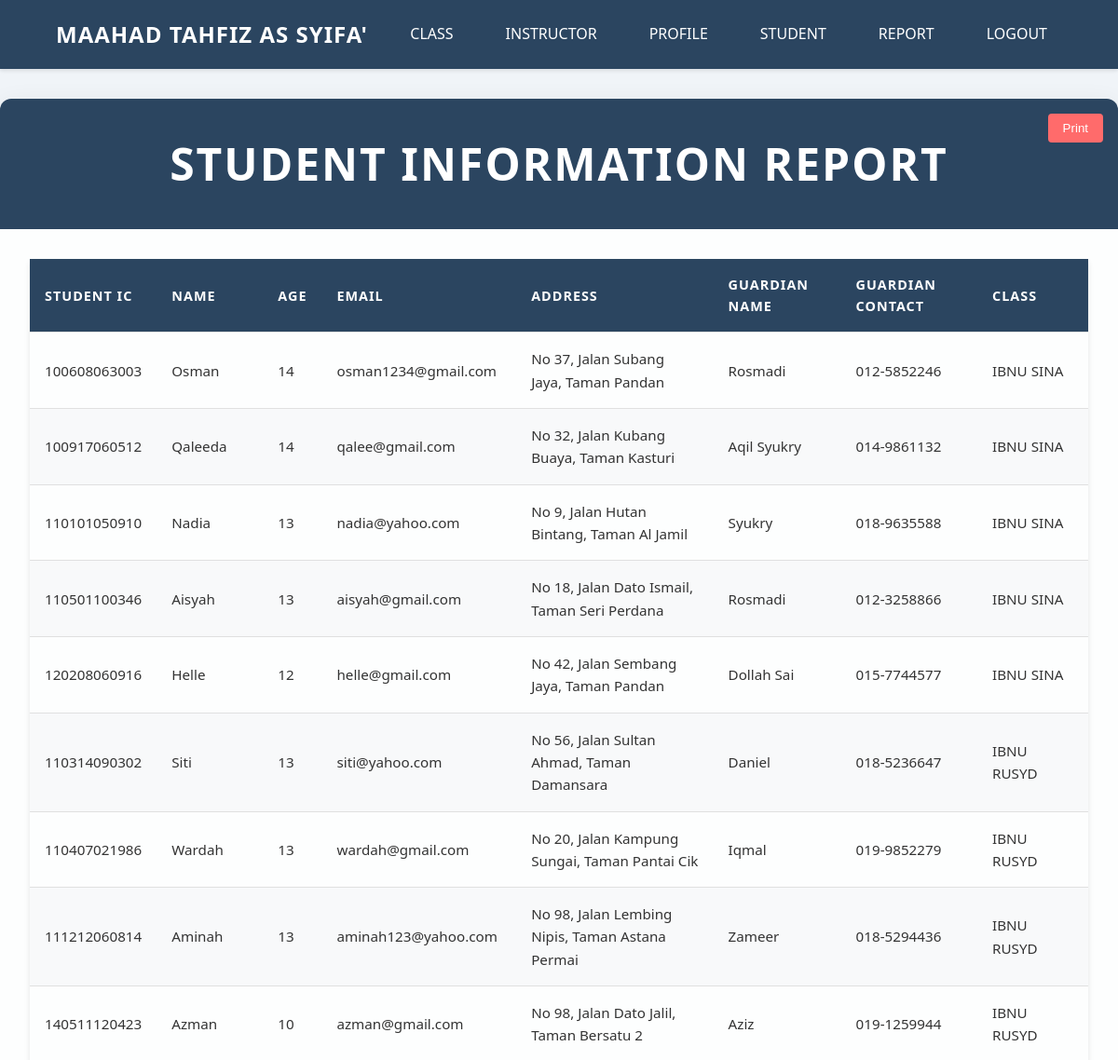
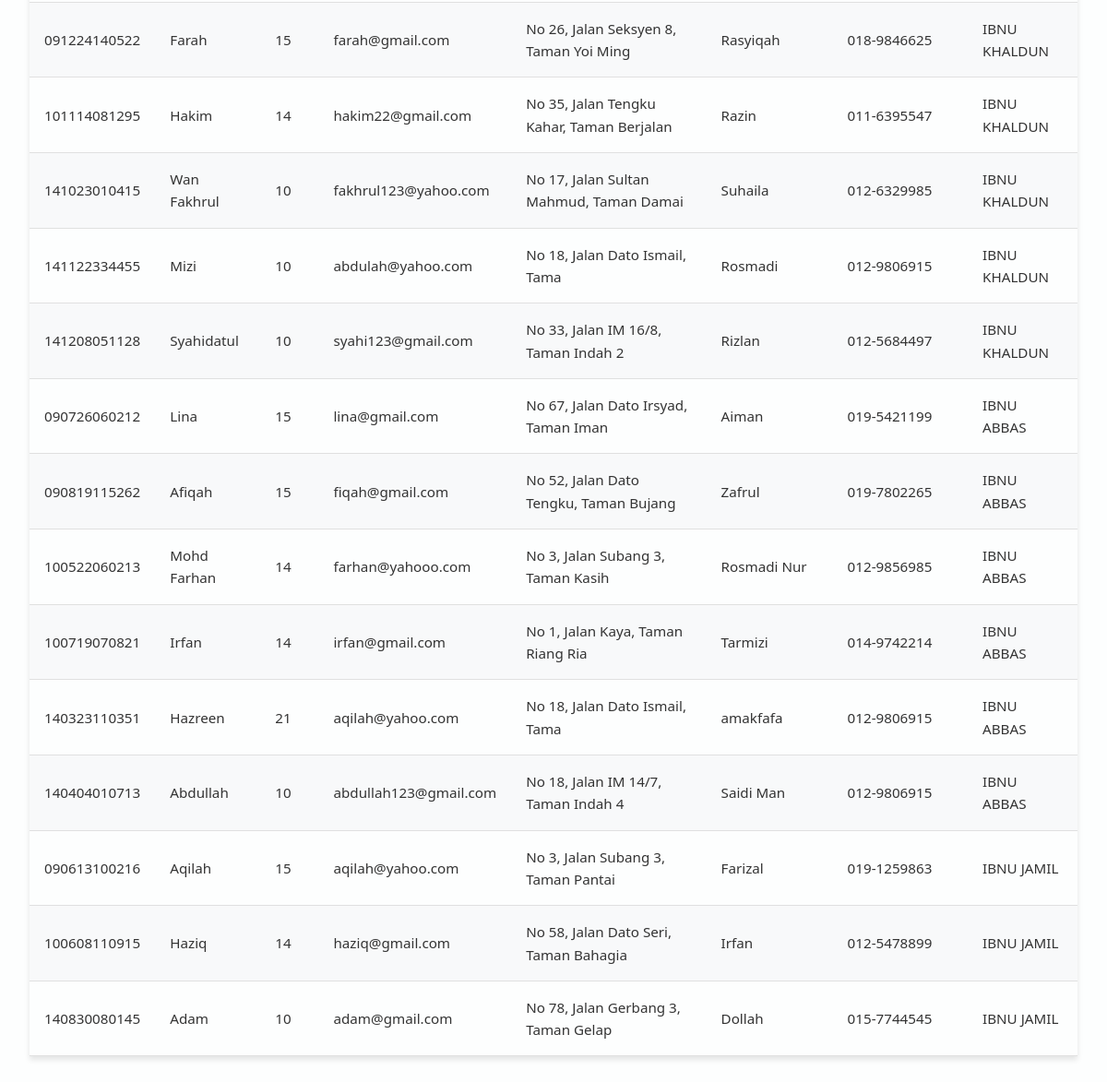
/clerkReportStudent.php (signed in), run on the app's committed database (2 pictures, top to bottom).
### tables this page shows
CREATE TABLE `student` (
  `studentIC` varchar(14) NOT NULL,
  `studentPass` varchar(255) NOT NULL,
  `studentName` varchar(30) NOT NULL,
  `studentAge` int NOT NULL,
  `studentEmail` varchar(30) NOT NULL,
  `studentAddress` varchar(100) NOT NULL,
  `guardianName` varchar(30) NOT NULL,
  `guardianContact` varchar(12) NOT NULL,
  `status` varchar(2) NOT NULL,
  `classID` varchar(10) NOT NULL
);

CREATE TABLE `class` (
  `classID` varchar(10) NOT NULL,
  `className` varchar(30) NOT NULL,
  `classCount` int NOT NULL,
  `staffID` varchar(10) NOT NULL
);

### clerkReportStudent.php (the view, shortened to what this page needs)
<?php
include_once "clerkHeader.php";
function displayStudentInformation() {
    global $conn;
    $sql = "SELECT s.*, c.className
            FROM student s
            LEFT JOIN class c ON s.classID = c.classID
            ORDER BY s.classID";
    $result = $conn->query($sql);
    if ($result->num_rows > 0) {
        echo "<table>
                <thead>
                    <tr>
                        <th>Student IC</th>
                        <th>Name</th>
                        <th>Age</th>
                        <th>Email</th>
                        <th>Address</th>
                        <th>Guardian Name</th>
                        <th>Guardian Contact</th>
                        <th>Class</th>
                    </tr>
                </thead>
                <tbody>";
        while ($row = $result->fetch_assoc()) {
            echo "<tr>
                    <td>" . htmlspecialchars($row["studentIC"]) . "</td>
                    <td>" . htmlspecialchars($row["studentName"]) . "</td>
                    <td>" . htmlspecialchars($row["studentAge"]) . "</td>
                    <td>" . htmlspecialchars($row["studentEmail"]) . "</td>
                    <td>" . htmlspecialchars($row["studentAddress"]) . "</td>
                    <td>" . htmlspecialchars($row["guardianName"]) . "</td>
                    <td>" . htmlspecialchars($row["guardianContact"]) . "</td>
                    <td>" . htmlspecialchars($row["className"] ?? 'Not Assigned') . "</td>
                </tr>";
        }
        echo "</tbody></table>";
    } else {
        echo "<p>No students found.</p>";
    }
}
?>
<!DOCTYPE html>
<html lang="en">
<head>
</head>
<body>
    <div class="report-container">
        <div class="report-header no-print">
            <h1>Student Information Report</h1>
            <button class="print-btn" onclick="handlePrint('Student Information')">Print</button>
        </div>
        <div class="report-content">
            <?php displayStudentInformation(); ?>
        </div>
    </div>
</body>
</html>

### clerkHeader.php (style rules this page uses)
:root { --primary-color: #2b4560; --secondary-color: #ffffff; --hover-color: #3a5f81; --background-color: #f0f4f8; }
* { margin: 0; padding: 0; box-sizing: border-box; }
body { font-family: 'Segoe UI', Tahoma, Geneva, Verdana, sans-serif; background-color: var(--background-color); line-height: 1.6; }

### clerkReportStudent.php (style rules this page uses)
:root { --primary-color: #2b4560; --secondary-color: #ffffff; --accent-color: #ff6b6b; --text-color: #333; --border-radius: 12px; --background-color: #f0f4f8; }
body { font-family: 'Segoe UI', Tahoma, Geneva, Verdana, sans-serif; background-color: var(--background-color); margin: 0; padding: 0; color: var(--text-color); }
.report-container { max-width: 1200px; margin: 2rem auto; background: rgba(255, 255, 255, 0.9); border-radius: var(--border-radius); box-shadow: 0 10px 30px rgba(0, 0, 0, 0.1); overflow: hidden; }
.report-header { background-color: var(--primary-color); color: var(--secondary-color); padding: 2rem; text-align: center; font-size: 1.5em; letter-spacing: 2px; text-transform: uppercase; position: relative; }
.report-header .print-btn { position: absolute; top: 1rem; right: 1rem; background-color: var(--accent-color); color: var(--secondary-color); border: none; padding: 0.5rem 1rem; border-radius: 4px; cursor: pointer; }
.report-content { padding: 2rem; }
table { width: 100%; border-collapse: separate; border-spacing: 0; margin-bottom: 2rem; box-shadow: 0 4px 6px rgba(0, 0, 0, 0.1); }
th, td { padding: 1rem; text-align: left; border-bottom: 1px solid #e0e0e0; }
th { background-color: var(--primary-color); color: var(--secondary-color); font-weight: 600; text-transform: uppercase; letter-spacing: 1px; font-size: 0.9em; }
tr:nth-child(even) { background-color: #f8f9fa; }
td { font-size: 0.95em; }

### data on the page
student: studentIC "100608063003", studentName "Osman", studentAge "14", studentEmail "osman1234@gmail.com", studentAddress "No 37, Jalan Subang Jaya, Taman Pandan", guardianName "Rosmadi", guardianContact "012-5852246", classID.className "IBNU SINA"
student: studentIC "100917060512", studentName "Qaleeda", studentAge "14", studentEmail "qalee@gmail.com", studentAddress "No 32, Jalan Kubang Buaya, Taman Kasturi", guardianName "Aqil Syukry", guardianContact "014-9861132", classID.className "IBNU SINA"
student: studentIC "110101050910", studentName "Nadia", studentAge "13", studentEmail "nadia@yahoo.com", studentAddress "No 9, Jalan Hutan Bintang, Taman Al Jamil", guardianName "Syukry", guardianContact "018-9635588", classID.className "IBNU SINA"
student: studentIC "110501100346", studentName "Aisyah", studentAge "13", studentEmail "aisyah@gmail.com", studentAddress "No 18, Jalan Dato Ismail, Taman Seri Perdana", guardianName "Rosmadi", guardianContact "012-3258866", classID.className "IBNU SINA"
student: studentIC "120208060916", studentName "Helle", studentAge "12", studentEmail "helle@gmail.com", studentAddress "No 42, Jalan Sembang Jaya, Taman Pandan", guardianName "Dollah Sai", guardianContact "015-7744577", classID.className "IBNU SINA"
student: studentIC "110314090302", studentName "Siti", studentAge "13", studentEmail "siti@yahoo.com", studentAddress "No 56, Jalan Sultan Ahmad, Taman Damansara", guardianName "Daniel", guardianContact "018-5236647", classID.className "IBNU RUSYD"
student: studentIC "110407021986", studentName "Wardah", studentAge "13", studentEmail "wardah@gmail.com", studentAddress "No 20, Jalan Kampung Sungai, Taman Pantai Cik", guardianName "Iqmal", guardianContact "019-9852279", classID.className "IBNU RUSYD"
student: studentIC "111212060814", studentName "Aminah", studentAge "13", studentEmail "aminah123@yahoo.com", studentAddress "No 98, Jalan Lembing Nipis, Taman Astana Permai", guardianName "Zameer", guardianContact "018-5294436", classID.className "IBNU RUSYD"
student: studentIC "140511120423", studentName "Azman", studentAge "10", studentEmail "azman@gmail.com", studentAddress "No 98, Jalan Dato Jalil, Taman Bersatu 2", guardianName "Aziz", guardianContact "019-1259944", classID.className "IBNU RUSYD"
student: studentIC "091224140522", studentName "Farah", studentAge "15", studentEmail "farah@gmail.com", studentAddress "No 26, Jalan Seksyen 8, Taman Yoi Ming", guardianName "Rasyiqah", guardianContact "018-9846625", classID.className "IBNU KHALDUN"
student: studentIC "101114081295", studentName "Hakim", studentAge "14", studentEmail "hakim22@gmail.com", studentAddress "No 35, Jalan Tengku Kahar, Taman Berjalan", guardianName "Razin", guardianContact "011-6395547", classID.className "IBNU KHALDUN"
student: studentIC "141023010415", studentName "Wan Fakhrul", studentAge "10", studentEmail "fakhrul123@yahoo.com", studentAddress "No 17, Jalan Sultan Mahmud, Taman Damai", guardianName "Suhaila", guardianContact "012-6329985", classID.className "IBNU KHALDUN"
student: studentIC "141122334455", studentName "Mizi", studentAge "10", studentEmail "abdulah@yahoo.com", studentAddress "No 18, Jalan Dato Ismail, Tama", guardianName "Rosmadi", guardianContact "012-9806915", classID.className "IBNU KHALDUN"
student: studentIC "141208051128", studentName "Syahidatul", studentAge "10", studentEmail "syahi123@gmail.com", studentAddress "No 33, Jalan IM 16/8, Taman Indah 2", guardianName "Rizlan", guardianContact "012-5684497", classID.className "IBNU KHALDUN"
student: studentIC "090726060212", studentName "Lina", studentAge "15", studentEmail "lina@gmail.com", studentAddress "No 67, Jalan Dato Irsyad, Taman Iman", guardianName "Aiman", guardianContact "019-5421199", classID.className "IBNU ABBAS"
student: studentIC "090819115262", studentName "Afiqah", studentAge "15", studentEmail "fiqah@gmail.com", studentAddress "No 52, Jalan Dato Tengku, Taman Bujang", guardianName "Zafrul", guardianContact "019-7802265", classID.className "IBNU ABBAS"
student: studentIC "100522060213", studentName "Mohd Farhan", studentAge "14", studentEmail "farhan@yahooo.com", studentAddress "No 3, Jalan Subang 3, Taman Kasih", guardianName "Rosmadi Nur", guardianContact "012-9856985", classID.className "IBNU ABBAS"
student: studentIC "100719070821", studentName "Irfan", studentAge "14", studentEmail "irfan@gmail.com", studentAddress "No 1, Jalan Kaya, Taman Riang Ria", guardianName "Tarmizi", guardianContact "014-9742214", classID.className "IBNU ABBAS"
student: studentIC "140323110351", studentName "Hazreen", studentAge "21", studentEmail "aqilah@yahoo.com", studentAddress "No 18, Jalan Dato Ismail, Tama", guardianName "amakfafa", guardianContact "012-9806915", classID.className "IBNU ABBAS"
student: studentIC "140404010713", studentName "Abdullah", studentAge "10", studentEmail "abdullah123@gmail.com", studentAddress "No 18, Jalan IM 14/7, Taman Indah 4", guardianName "Saidi Man", guardianContact "012-9806915", classID.className "IBNU ABBAS"
student: studentIC "090613100216", studentName "Aqilah", studentAge "15", studentEmail "aqilah@yahoo.com", studentAddress "No 3, Jalan Subang 3, Taman Pantai", guardianName "Farizal", guardianContact "019-1259863", classID.className "IBNU JAMIL"
student: studentIC "100608110915", studentName "Haziq", studentAge "14", studentEmail "haziq@gmail.com", studentAddress "No 58, Jalan Dato Seri, Taman Bahagia", guardianName "Irfan", guardianContact "012-5478899", classID.className "IBNU JAMIL"
student: studentIC "140830080145", studentName "Adam", studentAge "10", studentEmail "adam@gmail.com", studentAddress "No 78, Jalan Gerbang 3, Taman Gelap", guardianName "Dollah", guardianContact "015-7744545", classID.className "IBNU JAMIL"
